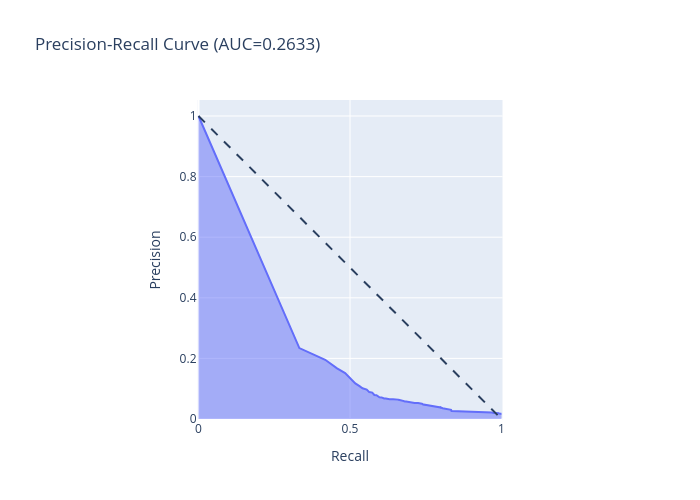

Notebook cell for this chart:
### Code cell
#ploting
fig = px.area(
    x=recall, y=precision,
    title=f'Precision-Recall Curve (AUC={auc(recall, precision):.4f})',
    labels=dict(x='Recall', y='Precision'),
    width=700, height=500
)
fig.add_shape(
    type='line', line=dict(dash='dash'),
    x0=0, x1=1, y0=1, y1=0
)
fig.update_yaxes(scaleanchor="x", scaleratio=1)
fig.update_xaxes(constrain='domain')

fig.show()

### Figure 1 — Plotly figure (JSON) as saved in the notebook; plotly's stock layout.template omitted (floating-point values rounded to 4 significant figures; data arrays with more than 128 entries replaced by an {"elided": "..."} marker saying what was removed)
{"data": [{"fillpattern": {"shape": ""}, "hovertemplate": "Recall=%{x}<br>Precision=%{y}<extra></extra>", "legendgroup": "", "line": {"color": "#636efa"}, "marker": {"symbol": "circle"}, "mode": "lines", "name": "", "orientation": "v", "showlegend": false, "stackgroup": "1", "type": "scatter", "x": {"elided": "601 float values"}, "xaxis": "x", "y": {"elided": "601 float values"}, "yaxis": "y"}], "layout": {"height": 500, "legend": {"tracegroupgap": 0}, "shapes": [{"line": {"dash": "dash"}, "type": "line", "x0": 0, "x1": 1, "y0": 1, "y1": 0}], "title": {"text": "Precision-Recall Curve (AUC=0.2633)"}, "width": 700, "xaxis": {"anchor": "y", "constrain": "domain", "domain": [0, 1], "title": {"text": "Recall"}}, "yaxis": {"anchor": "x", "domain": [0, 1], "scaleanchor": "x", "scaleratio": 1, "title": {"text": "Precision"}}}}
